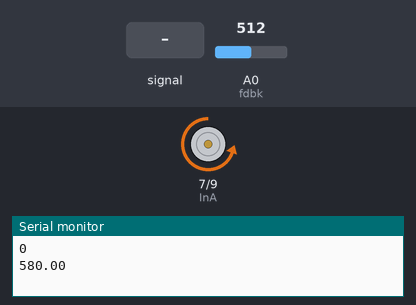
Bench run of a sketch on a simulated Arduino Uno, built with avr-gcc and run on an emulated ATmega328P. On the bench: motor-driver pin pairs drawn as motors (green arrow = first pin HIGH = forward, orange = second pin HIGH = backward, longer = more drive, scaled by the enable pin), the last lines printed to the serial monitor. Inputs (shaded band) come from the test bench; at power-on: A0 (fdbk) = 512.

Above: at 1.2 s.
1.3 s: A0 (fdbk) fed a 2 Hz sine of ±306 counts around its level
At 1.64 s:
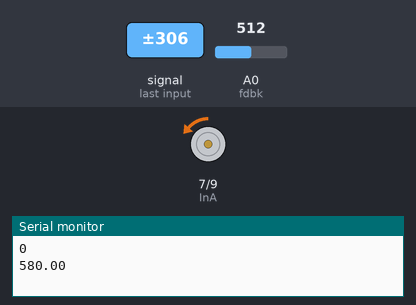
4.3 s: A0 (fdbk) set to 716
5.8 s: A0 (fdbk) set to 306
At 6.5 s:
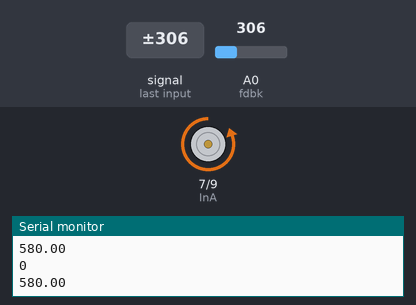
7.3 s: A0 (fdbk) fed a 50 Hz sine of ±306 counts around its level
10.3 s: A0 (fdbk) set to 900
At 11.1 s:
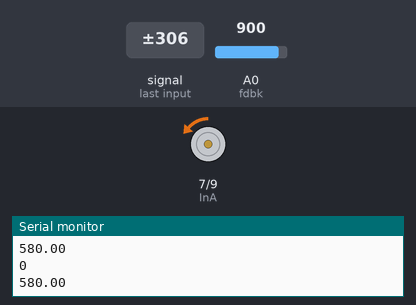
Timing chart, 0 to 12.8 s (numbered marks = the images above; inputs shaded):
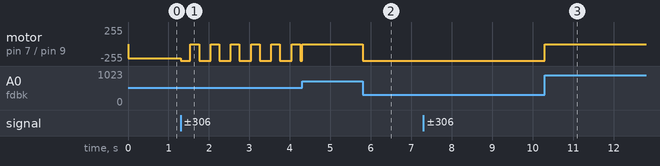

The sketch:

sketch_feb05a.ino
```cpp
/*
Name:    Servo_VS.ino
Created: 10/11/2017 6:10:39 PM
Author:  ADITYA
*/
#define mid  580                  //found by physically setting the steering at mid
#define left_comp 695               //found by physically setting the steering at left max
#define right_comp 463                //found by physically setting the steering at right max
#define left 680
#define right 480
const int Enable = 2;               //for the servo to start working
const int InA = 7;                  //inhibit input has to be disabled for the motor to spin
const int InB = 9;                 // the PWM input. 1 for direction 1 254 for direction 2
const int fdbk = A0;                //output of the encoder goes here
double currentpos = 0;                //variable for current position
double desired = mid ;               //setting the desired position as mid
double pos_er = 0;                  //position error
double Outputval;

unsigned long lastTime= 0;
double errSUM, LastERR;
double sampletime = 0.1;
double Kp = 1, Ki = 0, Kd = 2.6;
double kp, ki, kd,a,b;

byte incdata;
long  incoming[2];
int angle = 0;
void setup() {

  Serial.begin(9600);               //start serial comms
  pinMode(Enable, OUTPUT);            //setting enable, InA, InB in output mode
  pinMode(InA, OUTPUT);
  pinMode(InB, OUTPUT);
  kp = Kp;
  ki = Ki * sampletime;
  kd = Kd / sampletime;
  a = kp * 1;
  b = kp * 100;
}

void loop() {

  currentpos = analogRead(fdbk);          //current postion will be the direct input of the analog pin
  pos_er = desired - currentpos;          //self explanatory

//  Serial.print(pos_er);
//  Serial.print("\t");
//  Serial.println("127");

  //delay(500);


if(Serial.available()>=2){
  for (int i = 0; i<2 ; i++){
    incoming[i] = Serial.read();
    }
    angle = (256*incoming[0])+incoming[1];

  }
           //positional commands will be sent via serial terminal

  Serial.println(angle);
  desired = (angle * 0.277) + 580;
  Serial.println(desired);


  while (pos_er != 0)
  {
    unsigned long now = millis();
    double timechange = (double)(now - lastTime);


    currentpos = analogRead(fdbk);
    pos_er = desired - currentpos;          //self explanatory
    errSUM += (pos_er * timechange);
    double dErr = (pos_er - LastERR) / timechange;

//    Serial.print(pos_er);
//  Serial.print("\t");
//  Serial.println("127");

    Outputval = kp * pos_er + ki*errSUM + kd*dErr;


    LastERR = pos_er;
    lastTime = now - sampletime;

    //delay(500);


    if (currentpos < right_comp | currentpos <right)
    {
      digitalWrite(InA, LOW);
      analogWrite(InB, 254);
    }
    else if (currentpos > left_comp | currentpos >left)
    {
      digitalWrite(InA, LOW);
      analogWrite(InB, 1);
    }


    if ((currentpos >= right_comp) && (currentpos <= left_comp))
    {
      if ((desired >= right_comp) && (desired <= left_comp))
      {
        if (Outputval > 1)
        {
          digitalWrite(Enable, HIGH);
          digitalWrite(InA, LOW);
          int val_pve = map(Outputval, a, b, 128, 254);
          if (val_pve > 254)
          {
          analogWrite(InB, 254);
//
//            Serial.print(pos_er);
//            Serial.print("\t");
//
//            Serial.println("254");
          }
          else
          {
            analogWrite(InB, val_pve);
//
//            Serial.print(pos_er);
//            Serial.print("\t");
//
//            Serial.println(val_pve);


            }
        }

        if (Outputval < -1)
        {
          digitalWrite(Enable, HIGH);

          digitalWrite(InA, LOW);

          int val_nve = map(Outputval, -a, -b, 126, 1);
          if (val_nve < 1)
          {
          analogWrite(InB, 1);
//
//            Serial.print(pos_er);
//            Serial.print("\t");
//
//            Serial.println("1");
          }
          else
          {
            analogWrite(InB, val_nve);
//
//          Serial.print(pos_er);
//          Serial.print("\t");
//          Serial.println(val_nve);


            }

            }

      }
    }
  }
  if (pos_er == 0)
  {
    digitalWrite(Enable, HIGH);

    digitalWrite(InA, HIGH);
    analogWrite(InB, 127);
//Serial.print("0");
//Serial.print("\t");
//Serial.println("127");
//

  }


}
```

Measured:
- after the input at 1.3 s, motor on pin 7 (InA) / pin 9 (InB): alternates backward 254/255 for 0.29 s and backward 1/255 for 0.21 s, starting at once
- after the input at 5.8 s, motor on pin 7 (InA) / pin 9 (InB): backward 1/255 → backward 254/255 at once
- after the input at 10.3 s, motor on pin 7 (InA) / pin 9 (InB): backward 254/255 → backward 1/255 at once
